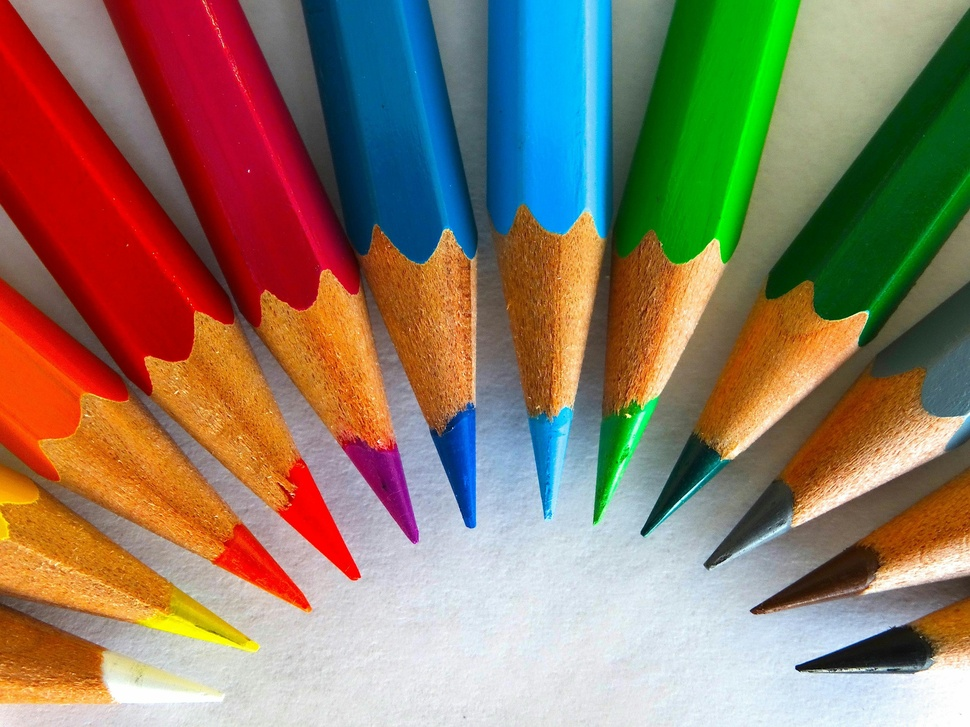
#> input picture MODULE_2/Assets/Images/ex_img_L8.jpg, 970 x 727 px, shrunk from 3500 x 2625 before the run, found by its file name
$ python main.py   (older library calls are emulated)
#> lines starting #> are read from the running program, lines starting #| are printed output that depends on the picture
import cv2
import numpy as np
import matplotlib.pyplot as plt


"""Utility function to display an image"""
def display_image(title, image):
    plt.figure(figsize=(8,8))

    if len(image.shape) == 2:
        plt.imshow(image, cmap='gray')
    else:
        plt.imshow(cv2.cvtColor(image, cv2.COLOR_BGR2RGB))

    plt.title(title)
    plt.axis("off")
    plt.show()

"""Interactive activity for edge detection and filtering"""
def interactive_edge_detection(image_path):
    # TODO: Load the image
#> called with image_path = 'MODULE_2/Assets/Images/ex_img_L8.jpg'
    img = cv2.imread(filepath)
#> img is the input picture: shape (727, 970, 3); mean B, G, R 100.4, 121.4, 141.5

    # TODO: Please show error if no image found
    if img is None:
        print("Image Not Found!")
        return

    # TODO: Convert to grayscale
    img_gray = cv2.cvtColor(img, cv2.COLOR_BGR2GRAY)
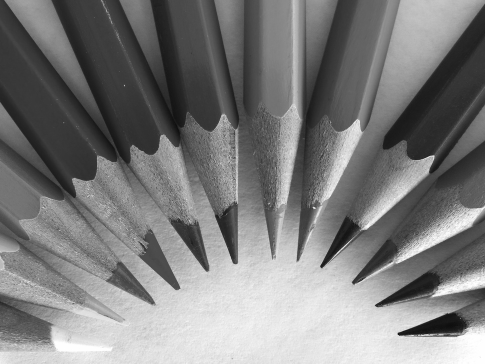
#> img_gray: shape (727, 970) (shown at 1/2 size); min 1, max 255, mean 125
    display_image("Original Image", img_gray)

    print("Select an option: ")
    print("1. Sobel Edge Detection")
    print("2. Canny Edge Detection")
    print("3. Laplacian Edge Detection")
    print("4. Gaussian Blur")
    print("5. Median Blur")
    print("6. Exit")

    while True:
        choice = input("Enter your choice (1-6): ")

        # SOBEL EDGE DETECTION
        if choice == "1":
            sobel_x = cv2.Sobel(img_gray, cv2.CV_64F, 1, 0, ksize=3)
            sobel_y = cv2.Sobel(img_gray, cv2.CV_64F, 0, 1, ksize=3)
            abs_sobelx = cv2.convertScaleAbs(sobel_x)
            abs_sobely = cv2.convertScaleAbs(sobel_y)

            combined_sobel = cv2.addWeighted(abs_sobelx, 0.5, abs_sobely, 0.5, 0)

            display_image("Sobel Edge Applied", combined_sobel)

        # CANNY EDGE DETECTION
        elif choice == "2":
            lower_threshold = int(input("Enter lower threshold: ") or 100)
            upper_threshold = int(input("Enter upper threshold: ") or 200)

            canny_img = cv2.Canny(img_gray, lower_threshold, upper_threshold)

            display_image("Canny Edge Applied", canny_img)


        # LAPLACIAN EDGE DETECTION
        elif choice == "3":
            lap_img = cv2.Laplacian(img_gray, cv2.CV_64F)
            display_image("Laplacian Edge Detection", np.abs(lap_img).astype(np.uint8))

        # GAUSSIAN SMOOTHING
        elif choice == "4":
            kernel_size = int(input("Please enter the kernel size (must be odd): "))

            blurred_img_1 = cv2.GaussianBlur(img, (kernel_size, kernel_size), 0)

            display_image("Gaussian Blurred Image", blurred_img_1)

        # MEDIAN FILTERING
        elif choice == "5":
            kernel_size = int(input("Please enter the kernel size (must be odd): "))

            blurred_img_2 = cv2.medianBlur(img, kernel_size)

            display_image("Median Blurred Image", blurred_img_2)

        elif choice == "6":
            print("Exiting...")
            break

        else:
            print("Invalid choice. Please select a number between 1 and 6.")
#> this loop made 7 passes; the answer given on pass 1: 1
#> pass 1, in interactive_edge_detection, `sobel_x = cv2.Sobel(img_gray, cv2.CV_64F, 1, 0, ksize=3)`:
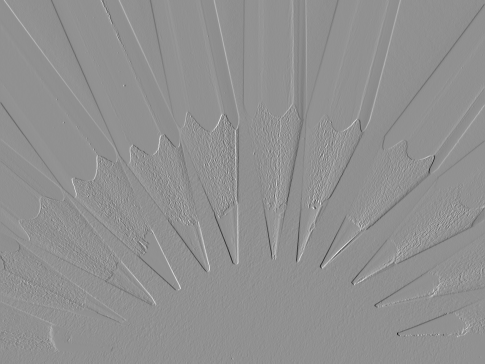
#> sobel_x: shape (727, 970) float64 (shown at 1/2 size); min -844, max 642, mean 0; drawn with min black and max white
#> pass 1, in interactive_edge_detection, `sobel_y = cv2.Sobel(img_gray, cv2.CV_64F, 0, 1, ksize=3)`:
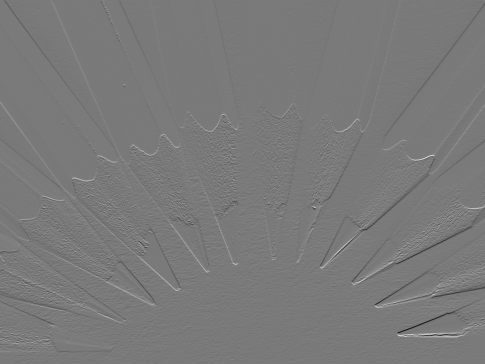
#> sobel_y: shape (727, 970) float64 (shown at 1/2 size); min -799, max 871, mean 1.2; drawn with min black and max white
#> pass 1, in interactive_edge_detection, `abs_sobelx = cv2.convertScaleAbs(sobel_x)`:
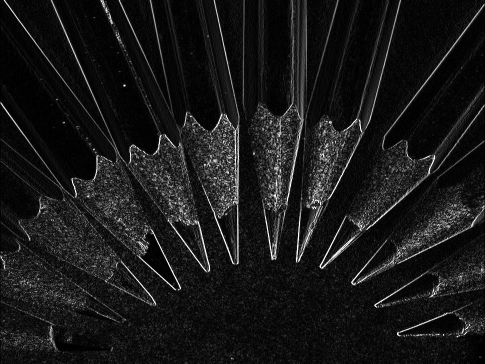
#> abs_sobelx: shape (727, 970) (shown at 1/2 size); min 0, max 255, mean 24.6
#> pass 1, in interactive_edge_detection, `abs_sobely = cv2.convertScaleAbs(sobel_y)`:
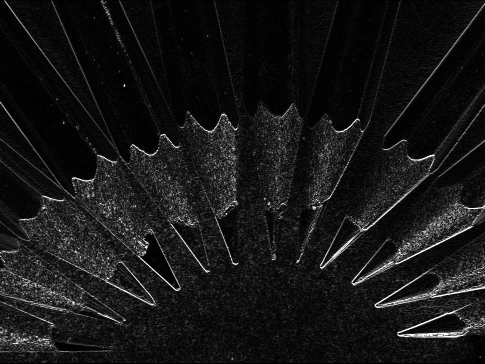
#> abs_sobely: shape (727, 970) (shown at 1/2 size); min 0, max 255, mean 22.2
#> pass 1, in display_image (call 2), `plt.show()`:
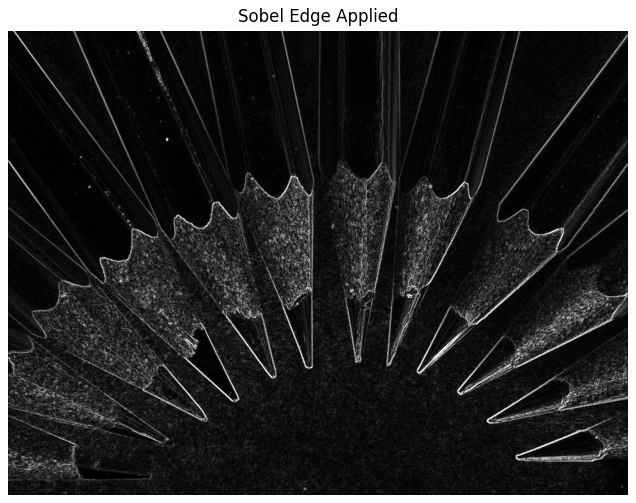
#> figure drawn by matplotlib, 1 panel


# Please replace your image file relative path below
filepath = "MODULE_2/Assets/Images/ex_img_L8.jpg"
#> (the run stopped early here; a loop or call above may not have finished)

$ run again, with MODULE_2/Assets/Images/autumn_img.jpg copied over MODULE_2/Assets/Images/ex_img_L8.jpg
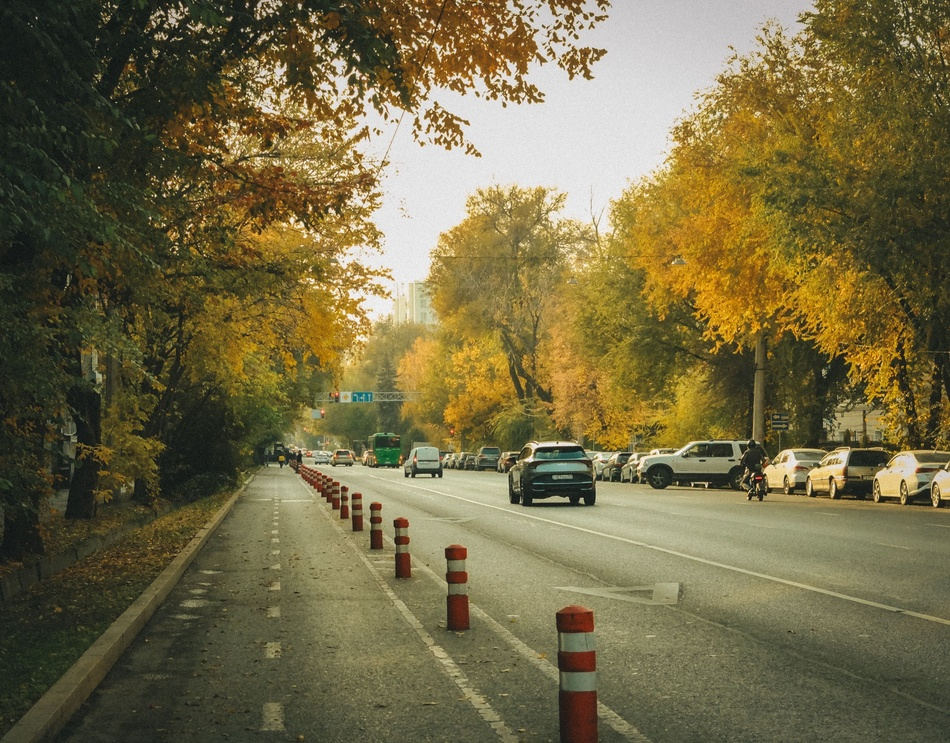
#> input picture MODULE_2/Assets/Images/autumn_img.jpg, 950 x 743 px, shrunk from 3315 x 2592 before the run, found by its file name
#> in interactive_edge_detection, img is the input picture: shape (743, 950, 3); mean B, G, R 69.9, 106.1, 115.4
#> the loop in interactive_edge_detection, `while True:` made 7 passes; the answer given on pass 1: 1
#> pass 1, in interactive_edge_detection, `abs_sobely = cv2.convertScaleAbs(sobel_y)`:
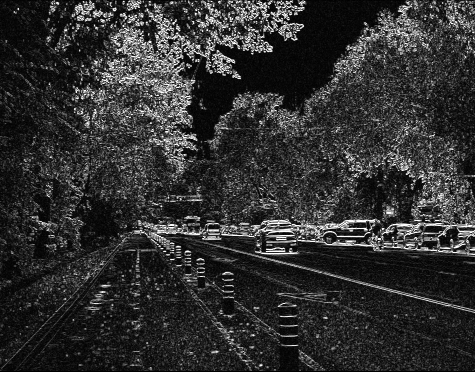
#> abs_sobely: shape (743, 950) (shown at 1/2 size); min 0, max 255, mean 48.1
#> pass 1, in display_image (call 2), `plt.show()`:
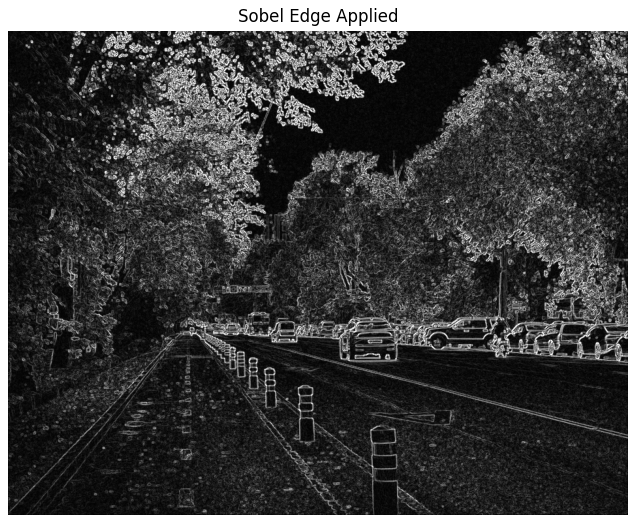
#> figure drawn by matplotlib, 1 panel

$ run again, with MODULE_2/Assets/Images/example.jpg copied over MODULE_2/Assets/Images/ex_img_L8.jpg
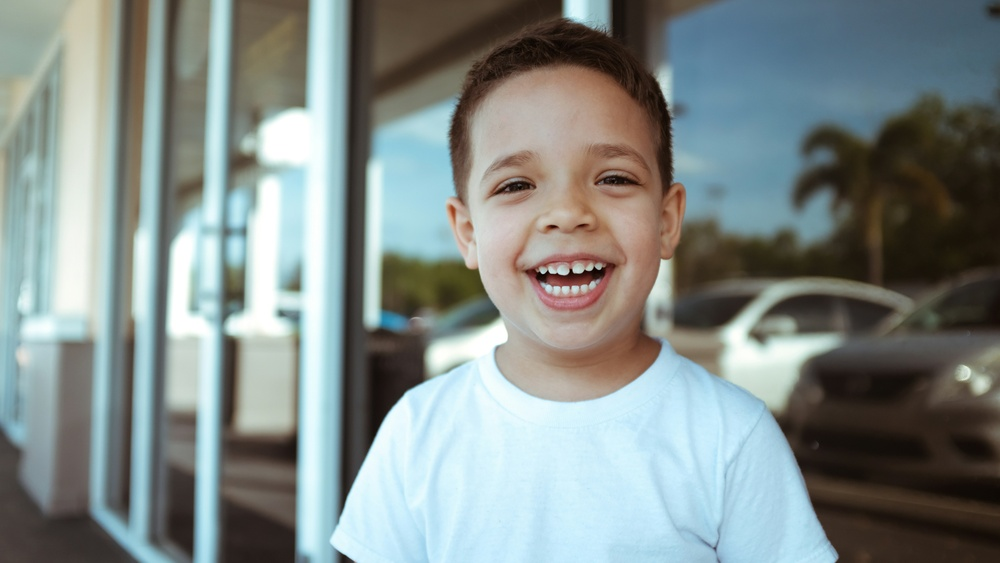
#> input picture MODULE_2/Assets/Images/example.jpg, 1000 x 563 px, shrunk from 6000 x 3376 before the run, found by its file name
#> in interactive_edge_detection, img is the input picture: shape (563, 1000, 3); mean B, G, R 137, 139.2, 129.6
#> the loop in interactive_edge_detection, `while True:` made 7 passes; the answer given on pass 1: 1
#> pass 1, in interactive_edge_detection, `abs_sobely = cv2.convertScaleAbs(sobel_y)`:
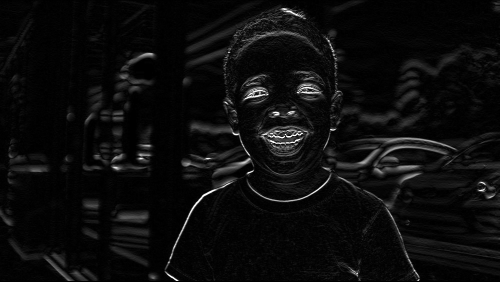
#> abs_sobely: shape (563, 1000) (shown at 1/2 size); min 0, max 255, mean 12.3
#> pass 1, in display_image (call 2), `plt.show()`:
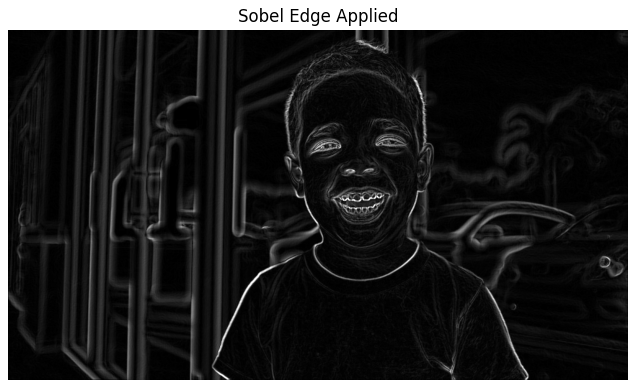
#> figure drawn by matplotlib, 1 panel
